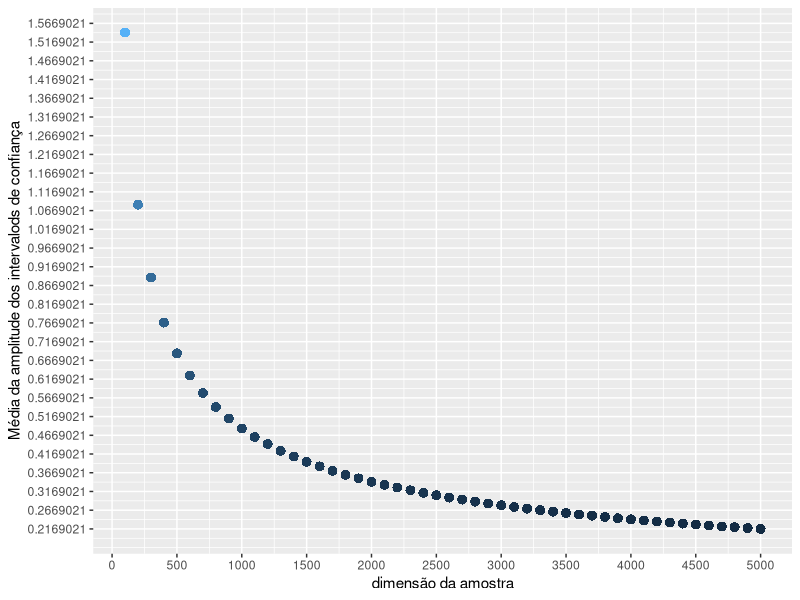

The R source for this figure:
#definir valores iniciais
seed = 431
nam = 600
lambda = 2.33
dim = 100
Z = 3.29 
set.seed(seed)

#gerar os dados
for (i in 1:50){
  for(j in 1:nam){
    data <- rexp(dim*i,lambda)
    if(j == 1){
      X <- mean(data)
      int <- (1/X)*2*Z/sqrt(dim*i)
    }else{
      X <- c(X, mean(data))
      int = append(int, (1/X[j])*2*Z/sqrt(dim*i))
    }
  }
  if(i==1){
    meanint <- mean(int)
    x <- i*dim
  }else{
    meanint <- append(meanint,mean(int))
    x <- append(x, i*dim)
  }
}

#fazer a data frame
data <- data.frame(x, meanint)

#plot do gráfico
library(ggplot2)
ggplot(data, aes(x, meanint, color = meanint)) + 
  geom_point(shape = 16, size = 3, show.legend = FALSE) +
  scale_y_continuous(breaks = seq(min(meanint), max(meanint)+0.05, by = 0.05)) +
  scale_x_continuous(breaks = round(seq(min(x)-100, max(x), by = 500),1)) +
  labs(x = "dimensão da amostra", y = "Média da amplitude dos intervalods de confiança") 

#limpar os dados
rm(list = ls())
          